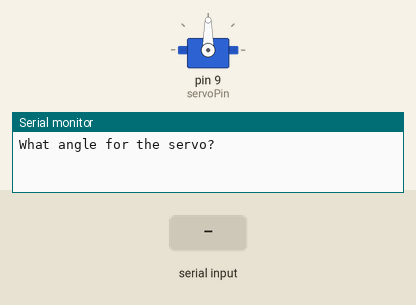
Recording of a sketch running on a simulated Arduino Uno, built with avr-gcc and run on an emulated ATmega328P. Parts: servo, the last lines printed to the serial monitor. The inputs (shaded band) are chosen by the test bench.

Above: at 1.2 s.
1.3 s: "30,150\n" received over Serial
At 3.5 s:
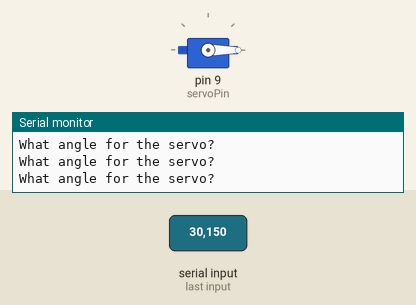
3.8 s: "90,45\n" received over Serial
At 4.6 s:
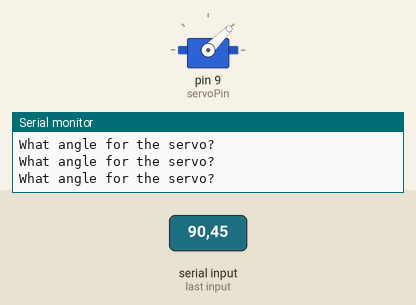
6.3 s: "200\n" received over Serial
At 6.7 s:
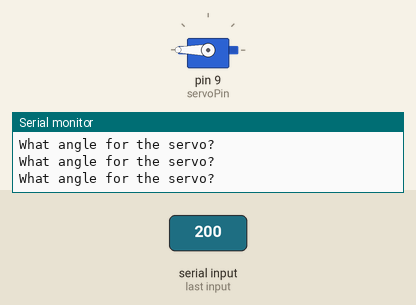
Timing chart, 0 to 9.3 s (numbered marks = the images above; inputs shaded):
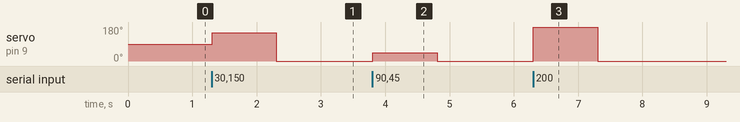

Measured:
- after the input at 1.3 s, servo on pin 9 (servoPin): 90° → 150° at once, → 0° 1.0 s later
- after the input at 3.8 s, servo on pin 9 (servoPin): 0° → 45° at once, → 0° 1.0 s later
- after the input at 6.3 s, servo on pin 9 (servoPin): 0° → 180° at once, → 0° 1.0 s later

The sketch:

Lesson30_New_Ard.ino
```cpp
#include <Servo.h>

int servoPin = 9;
int servoPos=90;
Servo myServo;
String msg = "What angle for the servo?";

void setup() {
  // put your setup code here, to run once:
Serial.begin(9600);
myServo.attach(servoPin);
}

void loop() {
  // put your main code here, to run repeatedly:
Serial.println(msg);
while (Serial.available()==0){

}

servoPos = Serial.parseInt();


myServo.write(servoPos);


}
```
